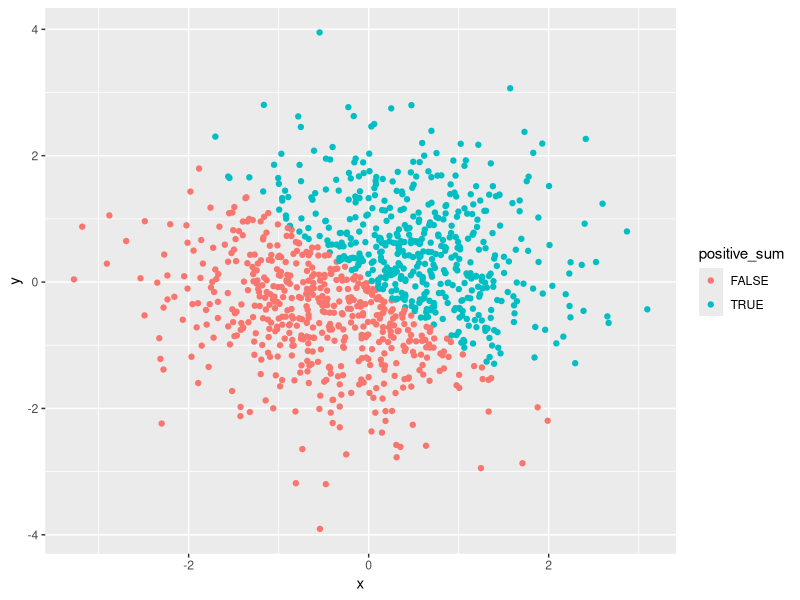
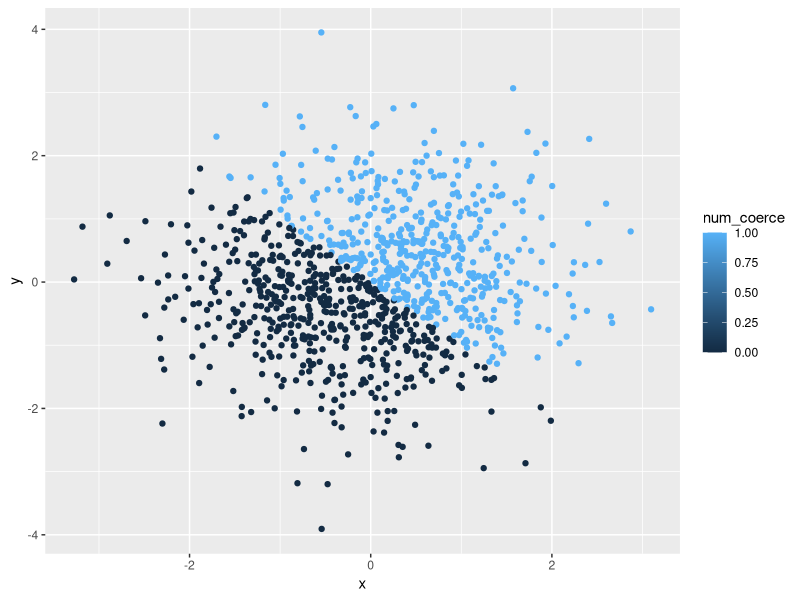
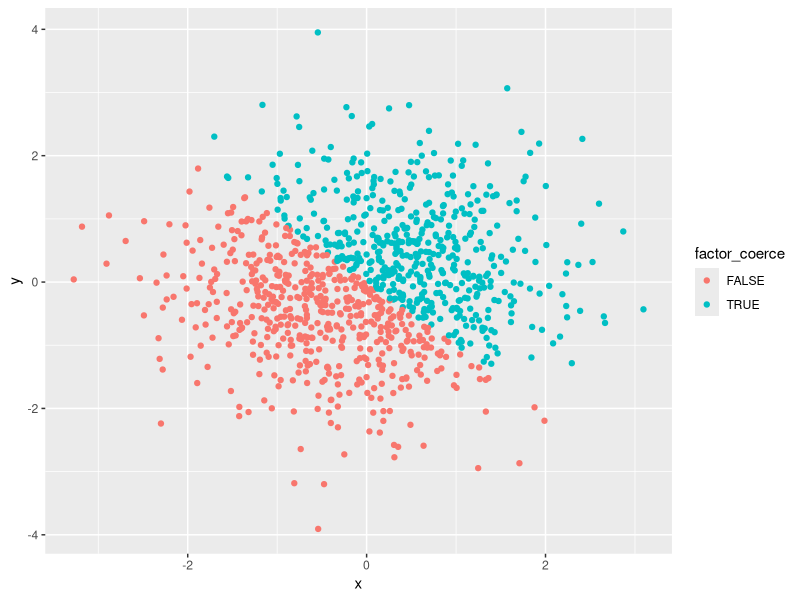

Recreate these plots in R, in order.
## ---- chunk 1
library(tidyverse)
## ---- chunk 2
set.seed(2115)

df_uniform = tibble(
  
    uniform_sample = runif(10, min = 0, max = 5),
    
    greater_than_2 = (uniform_sample > 2),
    
    char_vec = c("a","b","c","d","e","f","g","h","i","j"),
    
    factor_vec = factor(c(0,1,1,0,0,1,0,1,1,1), 
                 levels = c(0, 1), 
                 label = c("fruit", "vegetable"))
)

df_uniform


## ---- chunk 3
df_means = tibble(
  
    mean_sample = mean(df_uniform$uniform_sample),
    mean_logic = mean(df_uniform$greater_than_2),
    mean_char = mean(df_uniform$char_vec),
    mean_factor = mean(df_uniform$factor_vec)
)

df_means

## ---- chunk 4

  as.numeric(df_uniform$greater_than_2)
  as.numeric(df_uniform$char_vec)
  as.numeric(df_uniform$factor_vec)

## ---- chunk 5

  char_fact = as.factor(df_uniform$char_vec)
  char_fact_num = as.numeric(char_fact)
  char_fact_num
  
  fact_char = as.character(df_uniform$factor_vec)
  fact_char_num = as.numeric(fact_char)
  fact_char_num

## ---- chunk 6

df_normal = tibble(
  
    x = rnorm(1000),
    y = rnorm(1000),
  
    positive_sum = (x + y > 0),
    num_coerce = as.numeric(positive_sum),
    factor_coerce = as.factor(positive_sum)
)

df_normal

## ---- chunk 7

  n_x = length(df_normal$x)
  mean_x = mean(df_normal$x)
  median_x = median(df_normal$x)
  total_true = length(df_normal$positive_sum[df_normal$positive_sum == TRUE])
  prop_true = (total_true / n_x)
  
  
  n_y = length(df_normal$y)
  mean_y = mean(df_normal$y)
  median_y = median(df_normal$y)

## ---- chunk 8
ggplot(df_normal, aes(x = x, y = y, color = positive_sum)) + geom_point()

ggplot(df_normal, aes(x = x, y = y, color = num_coerce)) + geom_point()

ggplot(df_normal, aes(x = x, y = y, color = factor_coerce)) + geom_point()
